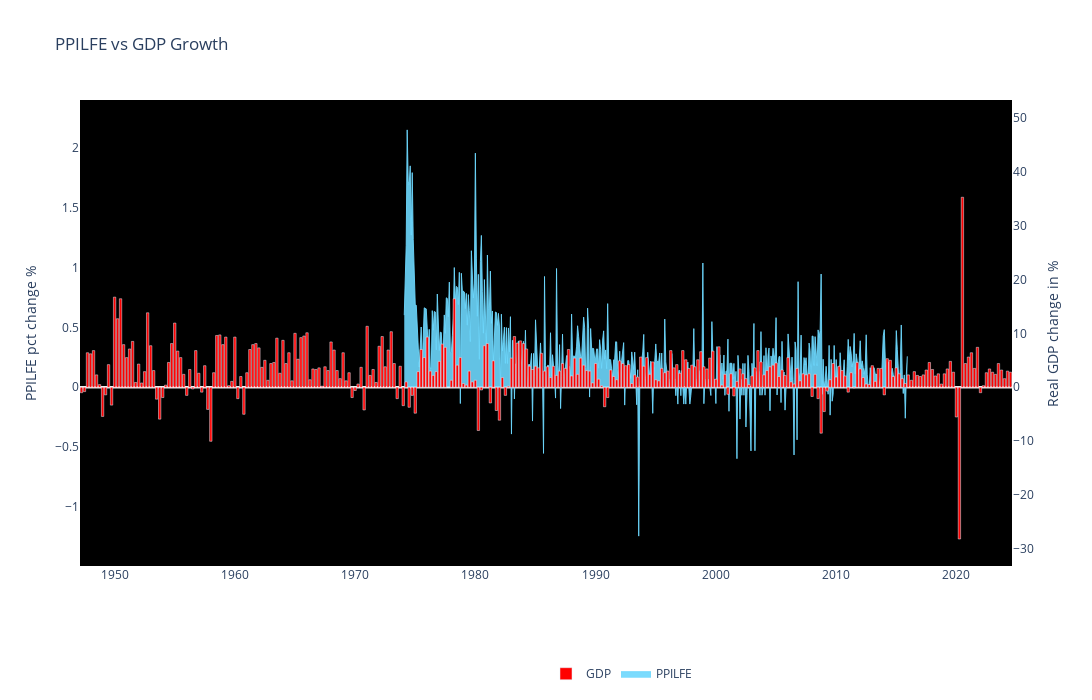

The notebook cell saved with this chart:
### Markdown cell above
- **PPILFE vs GDP Growth**

### Code cell
fig = go.Figure()

fig.add_trace(go.Scatter(
    x=PPILFE_df.index,
    y=PPILFE_df['^ %'] * 100,
    name='PPILFE',
    fill='tonexty',
    fillcolor='rgba(109,215,253, 0.9)',
    line=dict(color='rgba(109,215,253, 0.9)', width=1),
))

fig.add_trace(go.Bar(
    x=GDP_df.index,
    y=GDP_df['GDP'],
    name='GDP',
    marker=dict(color='red'),
    yaxis="y2"  
))

# ------------------------------------------------------------------------
level_a = 0  # Level on left y-axis
level_b = 0  # Matching level on right y-axis

# Define the ranges for each axis
range_left = [(PPILFE_df['^ %'] * 100).min() - .25, (PPILFE_df['^ %'] * 100).max() + .25]  # Min and max for right y-axis (to be adjusted)
range_right = [GDP_df['GDP'].min() - 5, GDP_df['GDP'].max() + 5]  # Min and max for left y-axis

# Calculate scaling factor to align levels
proportion = (level_a - range_left[0]) / (range_left[1] - range_left[0])  # Position of level_a
range_right[1] = range_right[0] + (level_b - range_right[0]) / proportion  # Adjust right range
# ------------------------------------------------------------------------

fig.update_layout(
    title=dict(text='PPILFE vs GDP Growth'),
    plot_bgcolor='rgb(0, 0, 0)',
    width=1400,
    height=700,
    # hovermode="y unified",
    yaxis=dict(title="PPILFE pct change %", exponentformat="none", range=range_left, showgrid=False),
    yaxis2=dict(title="Real GDP change in %", overlaying="y", side="right", range=range_right, showgrid=False),
    barmode="group",
    legend=dict(x=0.5, y=-0.2, orientation="h"),
    xaxis=dict(showgrid=False),
)

fig.show()

### Figure 1 — Plotly figure (JSON) as saved in the notebook; plotly's stock layout.template omitted (floating-point values rounded to 4 significant figures; data arrays with more than 128 entries replaced by an {"elided": "..."} marker saying what was removed)
{"data": [{"fill": "tonexty", "fillcolor": "rgba(109,215,253, 0.9)", "line": {"color": "rgba(109,215,253, 0.9)", "width": 1}, "name": "PPILFE", "type": "scatter", "x": {"elided": "504 str values"}, "y": {"elided": "504 float values"}}, {"marker": {"color": "red"}, "name": "GDP", "type": "bar", "x": {"elided": "310 str values"}, "y": {"elided": "310 float values"}, "yaxis": "y2"}], "layout": {"barmode": "group", "height": 700, "legend": {"orientation": "h", "x": 0.5, "y": -0.2}, "plot_bgcolor": "rgb(0, 0, 0)", "title": {"text": "PPILFE vs GDP Growth"}, "width": 1400, "xaxis": {"showgrid": false}, "yaxis": {"exponentformat": "none", "range": [-1.495, 2.403], "showgrid": false, "title": {"text": "PPILFE pct change %"}}, "yaxis2": {"overlaying": "y", "range": [-33.1, 53.21], "showgrid": false, "side": "right", "title": {"text": "Real GDP change in %"}}}}
